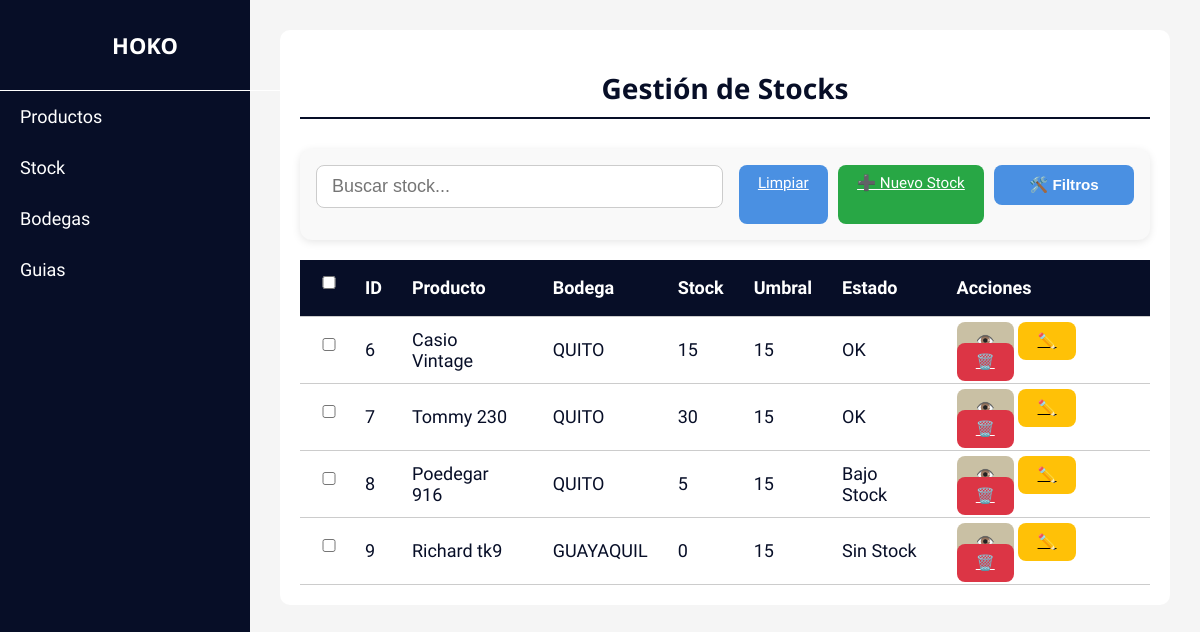
Screenshot of /stocks/ with the database file from the repository.
### envios/models.py (models this page shows, shortened)
class Stock(models.Model):
    producto = models.ForeignKey(Producto, on_delete=models.CASCADE)
    bodega = models.ForeignKey(Bodega, on_delete=models.CASCADE)
    stock_actual = models.IntegerField()
    umbral_minimo = models.IntegerField()
    ESTADO_CHOICES = [
        ('ok', 'Stock OK'),
        ('bajo', 'Stock Bajo'),
        ('sin', 'Sin Stock'),
    ]
    estado = models.CharField(max_length=10, choices=ESTADO_CHOICES, editable=False)

class Producto(models.Model):
    nombre = models.CharField(max_length=100)
    referencia = models.CharField(max_length=50, blank=True, null=True)
    imagen = models.ImageField(upload_to='productos/', blank=True, null=True)
    costo = models.DecimalField(max_digits=10, decimal_places=2, default=Decimal('0.00'))
    precio = models.DecimalField(max_digits=10, decimal_places=2, default=Decimal('0.00'))

### envios/views.py (the view)
# urls.py: path('stocks/', views.listar_stocks, name='listar_stocks'),
def listar_stocks(request):
    try:
        stocks = Stock.objects.select_related('producto', 'bodega').all()
        if not stocks.exists():
            messages.info(request, "No hay registros de stock disponibles.")
        return render(request, 'stocks/stocks.html', {
            'stocks': stocks,
            'bodegas': Bodega.objects.all()  # Para filtros
        })
    except Exception as e:
        messages.error(request, f"Error al cargar los stocks: {str(e)}")
        return render(request, 'stocks/stocks.html', {'stocks': []})

### templates/stocks/stocks.html (shortened to what this page needs)
{% extends 'base.html' %}
{% block content %}
<div class="products-container">
  <h1>Gestión de Stocks</h1>
  <div class="products-actions">
    <input type="text" id="search-input" placeholder="Buscar stock..." class="search-input">
    <div class="action-buttons">
      <a href="{% url 'listar_stocks' %}" class="btn btn-secondary">
         Limpiar
    </a>
      <a href="{% url 'crear_stock' %}" class="btn crear">➕ Nuevo Stock</a>
      <div class="popover-container">
        <button type="button" class="popover-toggle btn" id="togglePopover">🛠️ Filtros</button>
  </div>
</div>
  </div>
  <div class="table-wrapper">
    <table class="products-table" id="stocks-table">
      <thead>
        <tr>
          <th><input type="checkbox" id="select-all"></th>
          <th>ID</th>
          <th>Producto</th>
          <th>Bodega</th>
          <th>Stock</th>
          <th>Umbral</th>
          <th>Estado</th>
          <th>Acciones</th>
        </tr>
      </thead>
      <tbody>
        {% for stock in stocks %}
        <tr data-id="{{ stock.id }}"
            data-producto="{{ stock.producto.nombre|lower }}"
            data-bodega="{% if 'guayaquil' in stock.bodega.nombre|lower %}guayaquil{% elif 'quito' in stock.bodega.nombre|lower %}quito{% else %}{{ stock.bodega.id }}{% endif %}"
            data-status="{% if stock.stock_actual <= 0 %}sin{% elif stock.stock_actual < stock.umbral_minimo %}bajo{% else %}ok{% endif %}">
            <td><input type="checkbox" class="select-row" data-id="{{ stock.id }}"></td>
            <td>{{ stock.id }}</td>
          <td>{{ stock.producto.nombre }}</td>
          <td>
            {% if 'guayaquil' in stock.bodega.nombre|lower %}
              GUAYAQUIL
            {% elif 'quito' in stock.bodega.nombre|lower %}
              QUITO
            {% else %}
              {{ stock.bodega.nombre }}
            {% endif %}
          </td>
          <td>{{ stock.stock_actual }}</td>
          <td>{{ stock.umbral_minimo }}</td>
          <td>
            {% if stock.stock_actual <= 0 %}
              <span class="status-badge sin-stock">Sin Stock</span>
            {% elif stock.stock_actual < stock.umbral_minimo %}
              <span class="status-badge bajo-stock">Bajo Stock</span>
            {% else %}
              <span class="status-badge ok-stock">OK</span>
            {% endif %}
          </td>
          <td>
            <a href="{% url 'ver_stock' stock.id %}" class="btn ver">👁️</a>
            <a href="{% url 'editar_stock' stock.id %}" class="btn editar">✏️</a>
            <a href="{% url 'eliminar_stock' stock.id %}" class="btn eliminar">🗑️</a>
          </td>
        </tr>
        {% endfor %}
      </tbody>
    </table>
  </div>
</div>
{% endblock %}

### static/css/styles_productos.css (style rules this page uses)
body { font-family: 'Ubuntu', sans-serif; margin: 0; padding: 0; background-color: #f5f5f5; color: #070E27; font-size: 18px; }
h1, h2, h3 { font-family: 'Noto Sans', sans-serif; font-size: 32px; color: #070E27; }
.main-content h1 { text-align: center; font-size: 28px; font-weight: bold; color: #070E27; border-bottom: 2px solid #070E27; margin-bottom: 30px; padding-bottom: 10px; }
.products-container { background-color: white; padding: 20px; border-radius: 10px; }
.products-actions { display: flex; flex-wrap: wrap; gap: 1rem; justify-content: space-between; align-items: center; padding: 1rem; background-color: #f9f9f9; border-radius: 12px; box-shadow: 0 2px 8px rgba(0, 0, 0, 0.1); }
.action-buttons { display: flex; flex-direction: row; justify-content: flex-start; gap: 10px; }
.search-input { flex: 1; padding: 10px 15px; font-size: 18px; border: 1px solid #ccc; border-radius: 8px; height: 1.5 rem; }
.btn { padding: 0.6rem 1.2rem; border: none; border-radius: 8px; background-color: #4a90e2; color: white; font-size: 0.95rem; cursor: pointer; transition: background-color 0.3s ease; height: 2.5rem; }
.popover-toggle { padding: 0.6rem 2.2rem; border: none; border-radius: 8px; background-color: #4a90e2; color: white; font-size: 0.95rem; cursor: pointer; transition: background-color 0.3s ease; height: 2.5rem; }
.btn.crear { background-color: #28A745; }
.btn.ver { background-color: #c9c0a4; color: #000; }
.btn.editar { background-color: #FFC107; color: #000; }
.btn.eliminar { background-color: #DC3545; }
.table-wrapper { overflow-x: auto; margin-top: 20px; }
.products-table { width: 100%; border-collapse: collapse; font-size: 18px; text-align: left; }
.products-table th, .products-table td { padding: 12px 15px; border-bottom: 1px solid #ccc; vertical-align: middle; }
.products-table th { background-color: #070E27; color: white; }
.popover-container { position: relative; }

### static/css/styles.css (style rules this page uses)
body { font-family: 'Ubuntu', sans-serif; margin: 0; padding: 0; background-color: #f5f5f5; color: #070E27; font-size: 18px; }
h1, h2, h3 { font-family: 'Noto Sans', sans-serif; font-size: 32px; color: #070E27; }
.main-content h1 { text-align: center; font-size: 28px; font-weight: bold; color: #070E27; border-bottom: 2px solid #070E27; margin-bottom: 30px; padding-bottom: 10px; }
.products-container { background-color: white; padding: 20px; border-radius: 10px; }
input, select { width: 100%; padding: 12px; margin-bottom: 15px; box-sizing: border-box; border: 1px solid #ccc; border-radius: 5px; font-size: 16px; }
.products-actions { display: flex; flex-wrap: wrap; gap: 1rem; justify-content: space-between; align-items: center; padding: 1rem; background-color: #f9f9f9; border-radius: 12px; box-shadow: 0 2px 8px rgba(0, 0, 0, 0.1); }
.action-buttons { display: flex; flex-direction: row; justify-content: flex-start; gap: 10px; }
.search-input { flex: 1; padding: 10px 15px; font-size: 18px; border: 1px solid #ccc; border-radius: 8px; height: 1.5 rem; }
.btn { padding: 0.6rem 1.2rem; border: none; border-radius: 8px; background-color: #4a90e2; color: white; font-size: 0.95rem; cursor: pointer; transition: background-color 0.3s ease; height: 2.5rem; }
.popover-toggle { padding: 0.6rem 2.2rem; border: none; border-radius: 8px; background-color: #4a90e2; color: white; font-size: 0.95rem; cursor: pointer; transition: background-color 0.3s ease; height: 2.5rem; }
.btn.crear { background-color: #28A745; }
.btn.ver { background-color: #c9c0a4; color: #000; }
.btn.editar { background-color: #FFC107; color: #000; }
.btn.eliminar { background-color: #DC3545; }
button, form button { background-color: #070E27; color: white; border: none; padding: 15px; width: 100%; border-radius: 5px; font-size: 16px; cursor: pointer; font-weight: bold; margin-top: auto; }
.table-wrapper { overflow-x: auto; margin-top: 20px; }
.products-table { width: 100%; border-collapse: collapse; font-size: 18px; text-align: left; }
.products-table th, .products-table td { padding: 12px 15px; border-bottom: 1px solid #ccc; vertical-align: middle; }
.products-table th { background-color: #070E27; color: white; }
.popover-container { position: relative; }

### rows the page displays
Stock: id "6", producto.nombre "Casio Vintage", shows "QUITO", stock_actual "15", umbral_minimo "15", shows "OK"
Stock: id "7", producto.nombre "Tommy 230", shows "QUITO", stock_actual "30", umbral_minimo "15", shows "OK"
Stock: id "8", producto.nombre "Poedegar 916", shows "QUITO", stock_actual "5", umbral_minimo "15", shows "Bajo Stock"
Stock: id "9", producto.nombre "Richard tk9", shows "GUAYAQUIL", stock_actual "0", umbral_minimo "15", shows "Sin Stock"
